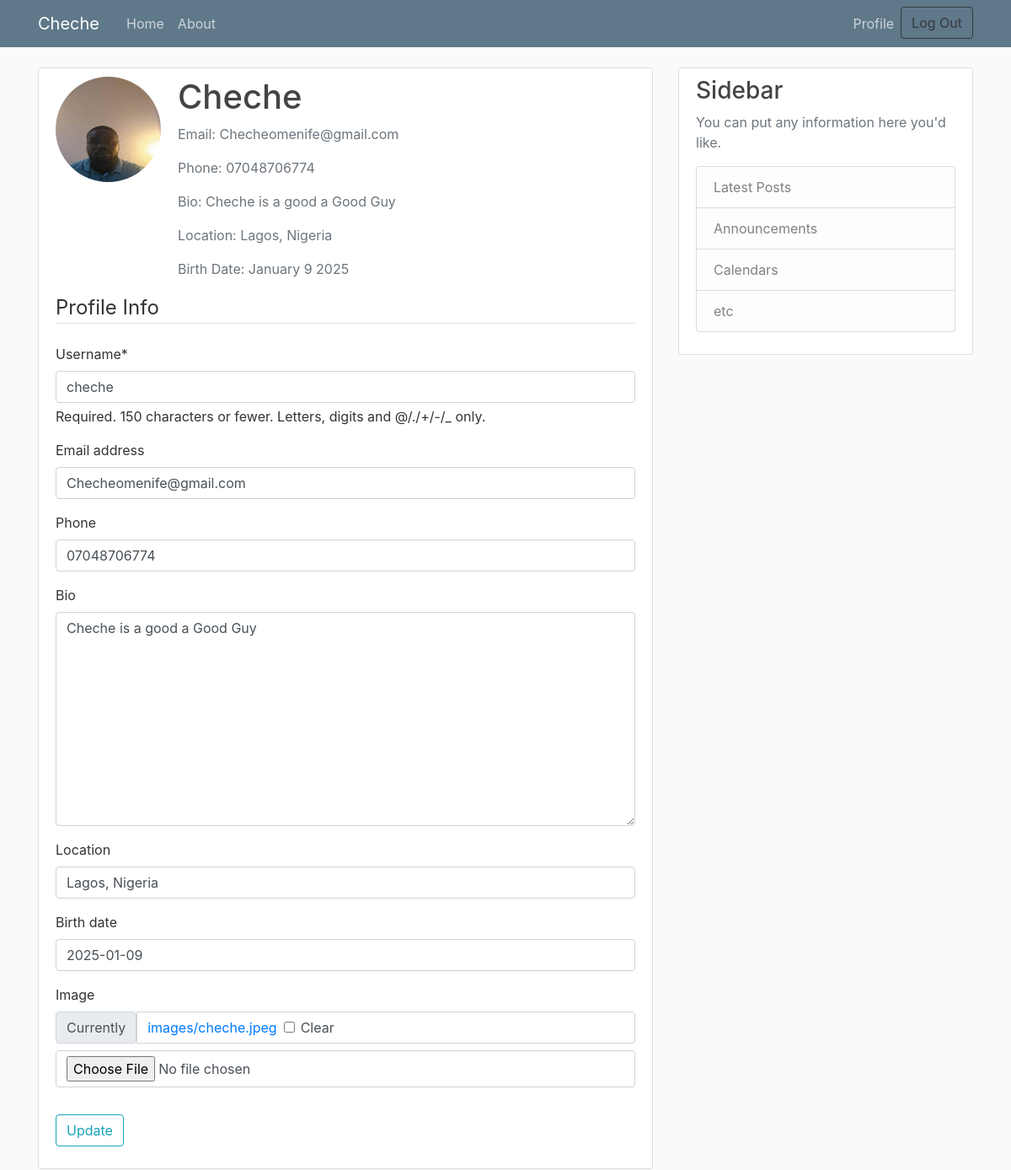
The app's page /users/profile/ (signed in) with its own data.
### users/models.py (models this page shows, shortened)
class Profile(models.Model):
    user = models.OneToOneField(User, on_delete=models.CASCADE)
    email = models.EmailField(max_length=100, blank=True)
    phone = models.CharField(max_length=20, blank=True)
    bio = models.TextField(max_length=500, blank=True)
    location = models.CharField(max_length=30, blank=True)
    birth_date = models.DateField(null=True, blank=True)
    image = models.ImageField(default="default.jpg",upload_to='images/', blank=True)
    class Meta:
        verbose_name = 'Profile'
        verbose_name_plural = 'Profiles'

### users/views.py (the view)
# urls.py: path('profile/', views.profile, name='profile'),
@login_required
def profile(request):
    if request.method == 'POST':
        u_form = UserUpdateForm(request.POST, instance=request.user)
        p_form = ProfileUpdateForm(request.POST, request.FILES, instance=request.user.profile)
        if u_form.is_valid() and p_form.is_valid():
            u_form.save()
            p_form.save()
            messages.success(request, 'Your profile has been updated!')
            return redirect('profile')
    else:
        u_form = UserUpdateForm(instance=request.user)
        p_form = ProfileUpdateForm(instance=request.user.profile)
    context = {
        'u_form': u_form,
        'p_form': p_form
    }
    return render(request, 'users/profile.html', context)

### users/forms.py
class UserUpdateForm(forms.ModelForm):
    class Meta:
        model = User
        fields = ['username', 'email']

class ProfileUpdateForm(forms.ModelForm):
    class Meta:
        model = Profile
        fields = ['phone', 'bio', 'location', 'birth_date', 'image']

### users/templates/users/profile.html (shortened to what this page needs)
{% extends "base.html" %} {% load crispy_forms_tags %} {% block content %}
<div class="content-section h-100vh">
  <div class="media">
    <img
      class="rounded-circle account-img"
      src="{{ user.profile.image.url }}"
      alt="User Avatar"
    />
    <div class="media-body">
      <h2 class="account-heading">{{ user.username|capfirst }}</h2>
      <p class="text-secondary">
        Email: {{ user.profile.email|default:"Email not provided" }}
      </p>
      <p class="text-secondary">
        Phone: {{ user.profile.phone|default:"Not provided" }}
      </p>
      <p class="text-secondary">
        Bio: {{ user.profile.bio|default:"No bio available" }}
      </p>
      <p class="text-secondary">
        Location: {{ user.profile.location|default:"Not specified" }}
      </p>
      <p class="text-secondary">
        Birth Date: {{ user.profile.birth_date|date:"F j Y"}}
      </p>
    </div>
  </div>
  <form method="POST" enctype="multipart/form-data">
    <fieldset class="form-group">
      <legend class="border-bottom mb-4">Profile Info</legend>
      {{ u_form|crispy }} {{ p_form|crispy }}
    </fieldset>
    <div class="form-group">
      <button class="btn btn-outline-info" type="submit">Update</button>
    </div>
  </form>
</div>
{% endblock content %}

### blog/static/blog/main.css (style rules this page uses)
body { background: #fafafa; color: #333333; margin-top: 5rem; }
h1, h2, h3, h4, h5, h6 { color: #444444; }
.content-section { background: #ffffff; padding: 10px 20px; border: 1px solid #dddddd; border-radius: 3px; margin-bottom: 20px; }
.account-img { height: 125px; width: 125px; margin-right: 20px; margin-bottom: 16px; }
.account-heading { font-size: 2.5rem; }

### records on screen
Profile: phone "07048706774", bio "Cheche is a good a Good Guy", location "Lagos, Nigeria", birth_date "2025-01-09"

### other values on screen
{{ user.username|capfirst }} "Cheche"
{{ user.profile.email|default:"Email not provided" }} "Checheomenife@gmail.com"
{{ user.profile.phone|default:"Not provided" }} "07048706774"
{{ user.profile.bio|default:"No bio available" }} "Cheche is a good a Good Guy"
{{ user.profile.location|default:"Not specified" }} "Lagos, Nigeria"
{{ user.profile.birth_date|date:"F j Y" }} "January 9 2025"
